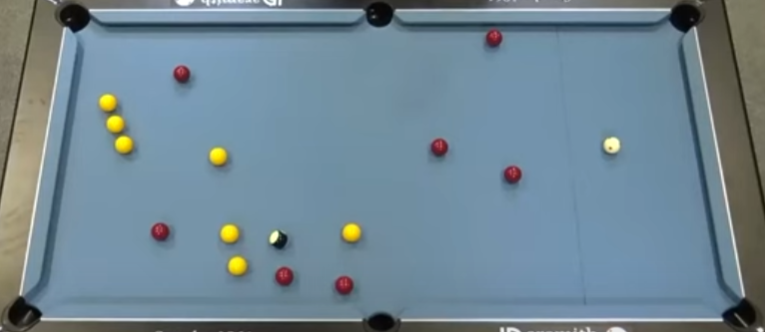
#> input picture Projet Deadpool last update 20-12/Images/Blackball4.png, 765 x 332 px, found by its file name
$ python TestColorAndCircleDetection.py
#> lines starting #> are read from the running program, lines starting #| are printed output that depends on the picture; after the words box and inside, x2 and y2 are one past the last pixel; in counts of white or black regions, pixels touching at a corner belong together
import cv2
import numpy as np

# Find the picture and resize it
img = cv2.imread('Images\Blackball4.png')
#> img is the input picture: shape (332, 765, 3); mean B, G, R 147.5, 134.8, 112.7
img = cv2.resize(img, (600,300))
#> img: shape (300, 600, 3)
cv2.imshow('Original image', img)

# Colors Detection
lowerwhite = np.array([29, 25, 180])
upperwhite = np.array([51, 79, 255])
imagewhite = cv2.cvtColor(img, cv2.COLOR_BGR2HSV)
#> imagewhite: shape (300, 600, 3); mean H, S, V 90.4, 73.2, 152.2
maskwhite = cv2.inRange(imagewhite, lowerwhite, upperwhite)
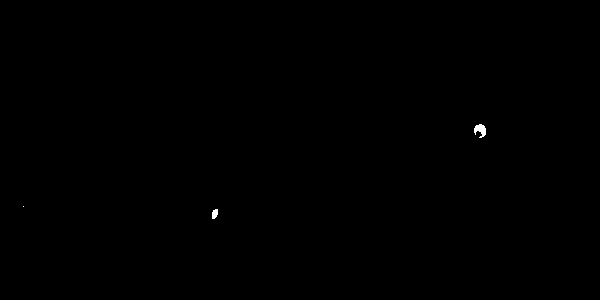
#> maskwhite: shape (300, 600); 0.09% white; 3 white regions (1 under 20 px), largest, box (x1, y1, x2, y2) and area: (474, 124, 486, 138) 105, (212, 209, 218, 219) 48

lowerred = np.array([114, 47, 34])
upperred = np.array([179, 255, 255])
imagered = cv2.cvtColor(img, cv2.COLOR_BGR2HLS)
#> imagered: shape (300, 600, 3); mean of channels 0, 1, 2 90.3, 130.2, 52.7
maskred = cv2.inRange(imagered, lowerred, upperred)
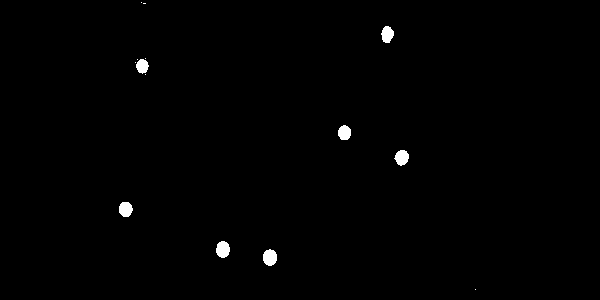
#> maskred: shape (300, 600); 0.66% white; 14 white regions (7 under 20 px), largest, box (x1, y1, x2, y2) and area: (263, 249, 277, 266) 188, (216, 241, 230, 258) 186, (394, 150, 409, 166) 171

loweryellow = np.array([16, 82, 95])
upperyellow = np.array([71, 255,255])
imageyellow = cv2.cvtColor(img, cv2.COLOR_BGR2HSV)
maskyellow = cv2.inRange(imageyellow, loweryellow, upperyellow)
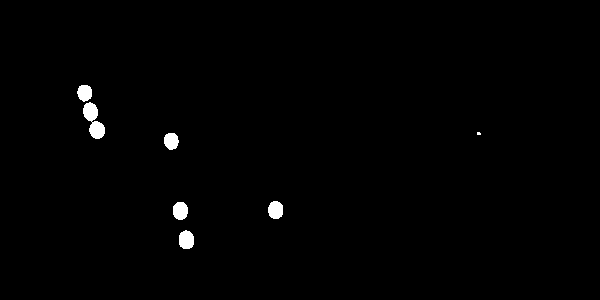
#> maskyellow: shape (300, 600); 0.85% white; 7 white regions (1 under 20 px), largest, box (x1, y1, x2, y2) and area: (83, 102, 105, 139) 444, (179, 230, 194, 249) 236, (173, 202, 188, 220) 224, (268, 201, 283, 219) 223, (164, 133, 179, 150) 202, (77, 85, 92, 102) 199

lowerhole = np.array([0, 0, 0])
upperhole = np.array([179, 255, 27])
imagehole = cv2.cvtColor(img, cv2.COLOR_BGR2HSV)
maskhole = cv2.inRange(imagehole, lowerhole, upperhole)
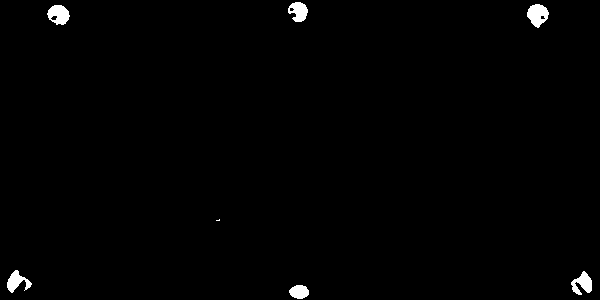
#> maskhole: shape (300, 600); 0.96% white; 7 white regions (1 under 20 px), largest, box (x1, y1, x2, y2) and area: (527, 4, 549, 28) 350, (47, 5, 70, 25) 320, (571, 271, 592, 295) 290, (7, 270, 32, 293) 276, (288, 2, 308, 22) 273, (289, 285, 309, 299) 215

output = np.zeros_like(maskred)
allmasks = output + maskred + maskyellow + maskwhite + maskhole
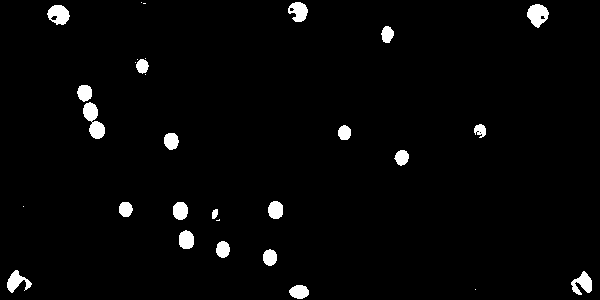
#> allmasks: shape (300, 600); 2.6% white; 30 white regions (9 under 20 px), largest, box (x1, y1, x2, y2) and area: (83, 102, 105, 139) 444, (527, 4, 549, 28) 350, (47, 5, 70, 25) 320
cv2.imshow('All masks together', allmasks)

# Circles Detection
gray = cv2.medianBlur(allmasks, 5)
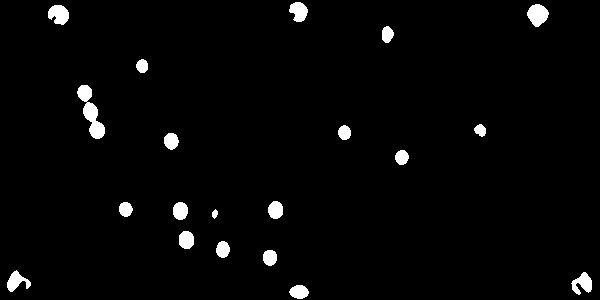
#> gray: shape (300, 600); 2.5% white; 20 white regions, largest, box (x1, y1, x2, y2) and area: (77, 85, 105, 139) 640, (527, 4, 549, 27) 350, (48, 5, 69, 25) 311
rows = allmasks.shape[0]
#> rows = 300
circles = cv2.HoughCircles(allmasks, cv2.HOUGH_GRADIENT, 1, 10, param1=100, param2=10, minRadius=5, maxRadius=15)
#> circles = 18 rows, first 8: [537.5, 13.5, 10.6], [297.5, 11.5, 10.3], [181.5, 210.5, 9.6], [274.5, 210.5, 7.4], [185.5, 238.5, 8], [170.5, 139.5, 7.3], [58.5, 13.5, 10.3], [87.5, 111.5, 9.6]
circles = np.uint16(np.around(circles))
#> circles = 18 rows, first 8: [538, 14, 11], [298, 12, 10], [182, 210, 10], [274, 210, 7], [186, 238, 8], [170, 140, 7], [58, 14, 10], [88, 112, 10]

# Showing circles detected
for i in circles[0,:]:
    cv2.circle(img, (i[0],i[1]),i[2],(0,255,0),2)
    cv2.circle(img, (i[0],i[1]),2,(0,0,255),2)
#> this loop made 18 passes
#> i on passes 1 to 12: [538, 14, 11], [298, 12, 10], [182, 210, 10], [274, 210, 7], [186, 238, 8], [170, 140, 7], [58, 14, 10], [88, 112, 10], [94, 130, 10], [222, 250, 8], [270, 256, 7], [402, 158, 8]
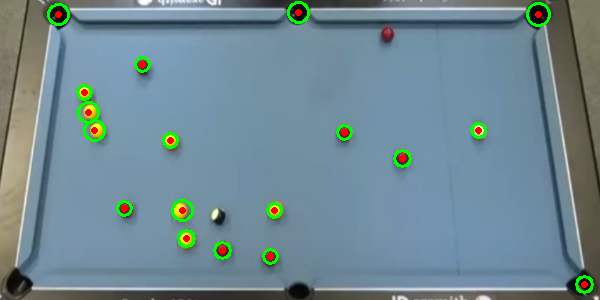
#> img: shape (300, 600, 3); mean B, G, R 146, 136.7, 111.5
cv2.imshow('Circle Detection', img)

# To exit all the windows
cv2.waitKey(0)
cv2.destroyAllWindows()

$ run again, with Projet Deadpool last update 20-12/Images/Blackball0.png copied over Projet Deadpool last update 20-12/Images/Blackball4.png
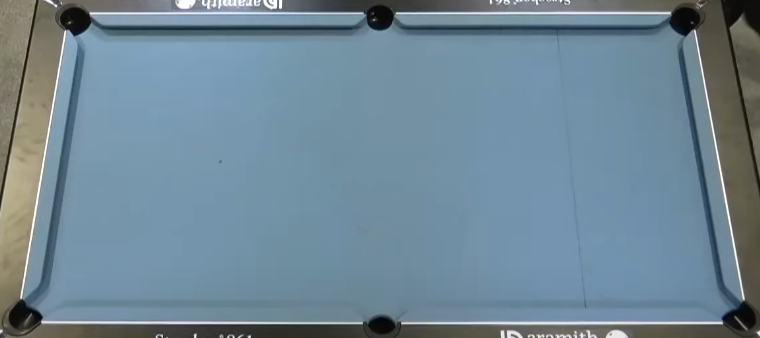
#> input picture Projet Deadpool last update 20-12/Images/Blackball0.png, 760 x 338 px, found by its file name
#> img is the input picture: shape (338, 760, 3); mean B, G, R 150, 135.2, 111.5
#> imagewhite: shape (300, 600, 3); mean H, S, V 90.4, 72.4, 152.6
#> maskwhite: shape (300, 600); every value is 0
#> imagered: shape (300, 600, 3); mean of channels 0, 1, 2 90.3, 130.9, 52.3
#> maskred: shape (300, 600); 0.04% white in thin lines or dots, all inside (x1, y1, x2, y2) = (38, 0, 578, 208)
#> `maskhole = cv2.inRange(imagehole, lowerhole, upperhole)`:
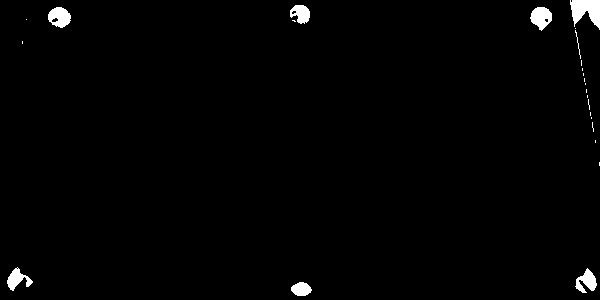
#> maskhole: shape (300, 600); 1.4% white; 25 white regions (17 under 20 px), largest, box (x1, y1, x2, y2) and area: (570, 0, 600, 30) 580, (530, 7, 552, 31) 351, (48, 7, 71, 28) 340
#> gray: shape (300, 600); 1.3% white; 9 white regions (1 under 20 px), largest, box (x1, y1, x2, y2) and area: (570, 0, 600, 29) 576, (531, 7, 552, 30) 352, (48, 7, 71, 28) 349
#> `circles = cv2.HoughCircles(allmasks, cv2.HOUGH_GRADIENT, 1, 10, param1..`: circles = [[540.5, 16.5, 10.3], [299.5, 13.5, 9.6], [58.5, 16.5, 10.6], [583.5, 28.5, 9.6], [584.5, 279.5, 10.3]]
#> `circles = np.uint16(np.around(circles))`: circles = [[540, 16, 10], [300, 14, 10], [58, 16, 11], [584, 28, 10], [584, 280, 10]]
#> the loop `for i in circles[0,:]:` made 5 passes
#> after the loop `for i in circles[0,:]:`:
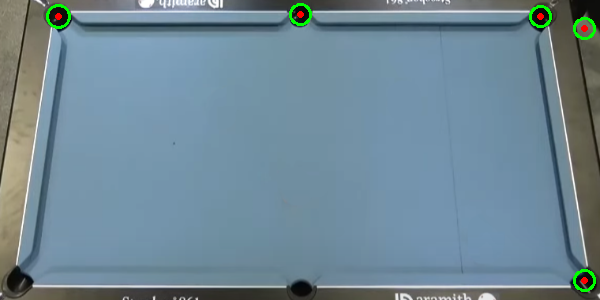
#> img: shape (300, 600, 3); mean B, G, R 149.6, 136.3, 111.5
